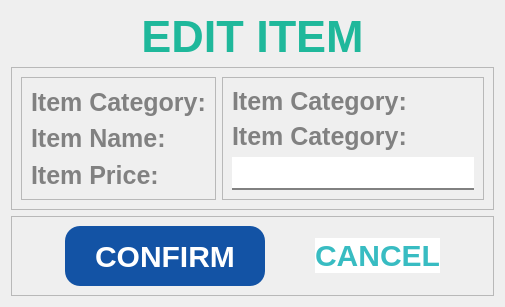
     <widget class="QWidget" name="page_4">
      <layout class="QVBoxLayout" name="verticalLayout_18">
       <item>
        <widget class="QLabel" name="label_37">
         <property name="minimumSize">
          <size>
           <width>0</width>
           <height>50</height>
          </size>
         </property>
         <property name="maximumSize">
          <size>
           <width>16777215</width>
           <height>50</height>
          </size>
         </property>
         <property name="styleSheet">
          <string notr="true">font-family: Segoe UI;
font-weight: bold;
color: #1FB89B;
font-size: 45px;
border-color: white;</string>
         </property>
         <property name="text">
          <string>EDIT ITEM</string>
         </property>
         <property name="alignment">
          <set>Qt::AlignCenter</set>
         </property>
        </widget>
       </item>
       <item>
        <widget class="QFrame" name="frame_26">
         <property name="frameShape">
          <enum>QFrame::StyledPanel</enum>
         </property>
         <property name="frameShadow">
          <enum>QFrame::Raised</enum>
         </property>
         <layout class="QHBoxLayout" name="horizontalLayout_15">
          <item>
           <widget class="QFrame" name="frame_27">
            <property name="frameShape">
             <enum>QFrame::StyledPanel</enum>
            </property>
            <property name="frameShadow">
             <enum>QFrame::Raised</enum>
            </property>
            <layout class="QVBoxLayout" name="verticalLayout_19">
             <item>
              <widget class="QLabel" name="label_38">
               <property name="maximumSize">
                <size>
                 <width>16777215</width>
                 <height>50</height>
                </size>
               </property>
               <property name="styleSheet">
                <string notr="true">font-family: Segoe UI;
				font-weight: bold;
				color: #818181;
				font-size: 25px;

border-radius: 0px;
border-color: white;
border-width: 0px;</string>
               </property>
               <property name="text">
                <string>Item Category:</string>
               </property>
              </widget>
             </item>
             <item>
              <widget class="QLabel" name="label_39">
               <property name="maximumSize">
                <size>
                 <width>16777215</width>
                 <height>50</height>
                </size>
               </property>
               <property name="styleSheet">
                <string notr="true">font-family: Segoe UI;
				font-weight: bold;
				color: #818181;
				font-size: 25px;

border-radius: 0px;
border-color: white;
border-width: 0px;</string>
               </property>
               <property name="text">
                <string>Item Name:</string>
               </property>
              </widget>
             </item>
             <item>
              <widget class="QLabel" name="label_40">
               <property name="maximumSize">
                <size>
                 <width>16777215</width>
                 <height>50</height>
                </size>
               </property>
               <property name="styleSheet">
                <string notr="true">font-family: Segoe UI;
				font-weight: bold;
				color: #818181;
				font-size: 25px;

border-radius: 0px;
border-color: white;
border-width: 0px;</string>
               </property>
               <property name="text">
                <string>Item Price:</string>
               </property>
              </widget>
             </item>
            </layout>
           </widget>
          </item>
          <item>
           <widget class="QFrame" name="frame_28">
            <property name="frameShape">
             <enum>QFrame::StyledPanel</enum>
            </property>
            <property name="frameShadow">
             <enum>QFrame::Raised</enum>
            </property>
            <layout class="QVBoxLayout" name="verticalLayout_20">
             <item>
              <widget class="QLabel" name="details_item_category_edit">
               <property name="maximumSize">
                <size>
                 <width>16777215</width>
                 <height>50</height>
                </size>
               </property>
               <property name="styleSheet">
                <string notr="true">font-family: Segoe UI;
				font-weight: bold;
				color: #818181;
				font-size: 25px;

border-radius: 0px;
border-color: white;
border-width: 0px;</string>
               </property>
               <property name="text">
                <string>Item Category:</string>
               </property>
              </widget>
             </item>
             <item>
              <widget class="QLabel" name="details_item_name_edit">
               <property name="maximumSize">
                <size>
                 <width>16777215</width>
                 <height>50</height>
                </size>
               </property>
               <property name="styleSheet">
                <string notr="true">font-family: Segoe UI;
				font-weight: bold;
				color: #818181;
				font-size: 25px;

border-radius: 0px;
border-color: white;
border-width: 0px;</string>
               </property>
               <property name="text">
                <string>Item Category:</string>
               </property>
              </widget>
             </item>
             <item>
              <widget class="QLineEdit" name="edit_item_price_lineEdit">
               <property name="minimumSize">
                <size>
                 <width>10</width>
                 <height>0</height>
                </size>
               </property>
               <property name="maximumSize">
                <size>
                 <width>16777215</width>
                 <height>16777215</height>
                </size>
               </property>
               <property name="styleSheet">
                <string notr="true">QLineEdit {
				font-family: Segoe UI;
				font-weight: bold;
				color: #818181;
				font-size: 25px;
                border: none;
                border-bottom: 2px solid #818181;
            }

QLineEdit::hover{
color: #565656;
border-bottom: 2px solid #565656;
}

</string>
               </property>
              </widget>
             </item>
            </layout>
           </widget>
          </item>
         </layout>
        </widget>
       </item>
       <item>
        <widget class="QFrame" name="frame_29">
         <property name="frameShape">
          <enum>QFrame::StyledPanel</enum>
         </property>
         <property name="frameShadow">
          <enum>QFrame::Raised</enum>
         </property>
         <layout class="QHBoxLayout" name="horizontalLayout_16">
          <item>
           <spacer name="horizontalSpacer_30">
            <property name="orientation">
             <enum>Qt::Horizontal</enum>
            </property>
            <property name="sizeHint" stdset="0">
             <size>
              <width>40</width>
              <height>20</height>
             </size>
            </property>
           </spacer>
          </item>
          <item>
           <widget class="QPushButton" name="edit_item_confirm_btn">
            <property name="minimumSize">
             <size>
              <width>200</width>
              <height>60</height>
             </size>
            </property>
            <property name="cursor">
             <cursorShape>PointingHandCursor</cursorShape>
            </property>
            <property name="styleSheet">
             <string notr="true">QPushButton{
background-color: #1353A5;
color: white;
font-family: Segoe UI;
font-weight: bold;
font-size: 30px;
border-radius: 15px;
}

QPushButton::hover{
text-decoration: underline;
background-color: #0B3163;
}</string>
            </property>
            <property name="text">
             <string>CONFIRM</string>
            </property>
           </widget>
          </item>
          <item>
           <spacer name="horizontalSpacer_29">
            <property name="orientation">
             <enum>Qt::Horizontal</enum>
            </property>
            <property name="sizeHint" stdset="0">
             <size>
              <width>40</width>
              <height>20</height>
             </size>
            </property>
           </spacer>
          </item>
          <item>
           <widget class="QPushButton" name="edit_item_cancel_btn">
            <property name="cursor">
             <cursorShape>PointingHandCursor</cursorShape>
            </property>
            <property name="styleSheet">
             <string notr="true">QPushButton{
background-color: white;
color: #38BCC2;
font-family: Segoe UI;
font-weight: bold;
font-size: 30px;
border-style: none;
}

QPushButton::hover{
text-decoration: underline;
color: #217074;
}</string>
            </property>
            <property name="text">
             <string>CANCEL</string>
            </property>
           </widget>
          </item>
          <item>
           <spacer name="horizontalSpacer_31">
            <property name="orientation">
             <enum>Qt::Horizontal</enum>
            </property>
            <property name="sizeHint" stdset="0">
             <size>
              <width>40</width>
              <height>20</height>
             </size>
            </property>
           </spacer>
          </item>
         </layout>
        </widget>
       </item>
      </layout>
     </widget>
